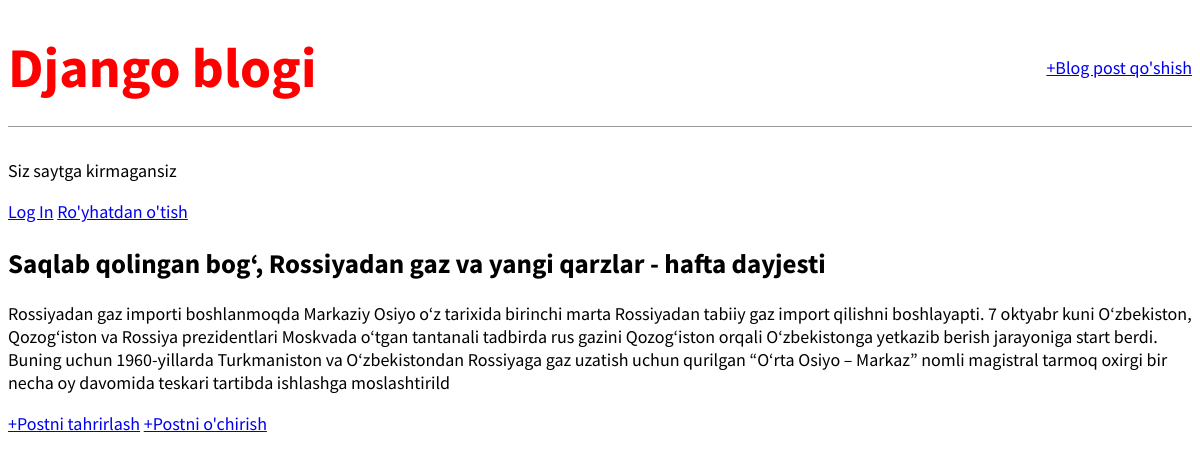
The app's page /post/1/ with its own data.
### blog/models.py (models this page shows, shortened)
class Post(models.Model):
    title=models.CharField(max_length=200)
    author=models.ForeignKey(
        'auth.User',
        on_delete=models.CASCADE,
    )
    body=models.TextField()

### blog/views.py (the view)
# urls.py: path('post/<int:pk>/', BLogDetailView.as_view(), name='post_detail'),
class BLogDetailView(DetailView):
    model=Post
    template_name='post_detail.html'

### template/post_detail.html
{% extends 'base.html' %}
{% block content %}
<div class="post-entry">
    <h2>{{post.title}}</h2>
    <p>{{post.body}}</p>
</div>
<a href="{% url 'post_edit' post.pk  %}">+Postni tahrirlash</a>
<a href="{% url 'post_delete' post.pk  %}">+Postni o'chirish</a>
{% endblock content %}

### static/css/base.css (style rules this page uses)
body { font-family: "Source Sans Pro",sans-serif; font-size: 18px; }

### records on screen
Post: title "Saqlab qolingan bog‘, Rossiyadan gaz va yangi qarzlar - hafta dayjesti", body "Rossiyadan gaz importi boshlanmoqda Markaziy Osiyo o‘z tarixida birinchi marta Rossiyadan tabiiy gaz import qilishni boshlayapti. 7 oktyabr kuni O‘zbekiston, Qozog‘iston va Rossiya prezidentlari Moskvada o‘tgan tantanali tadbirda rus gazini Qozog‘iston orqali O‘zbekistonga yetkazib berish jarayoniga start berdi. Buning uchun 1960-yillarda Turkmaniston va O‘zbekistondan Rossiyaga gaz uzatish uchun qurilgan “O‘rta Osiyo – Markaz” nomli magistral tarmoq oxirgi bir necha oy davomida teskari tartibda ishlashga moslashtirild"
